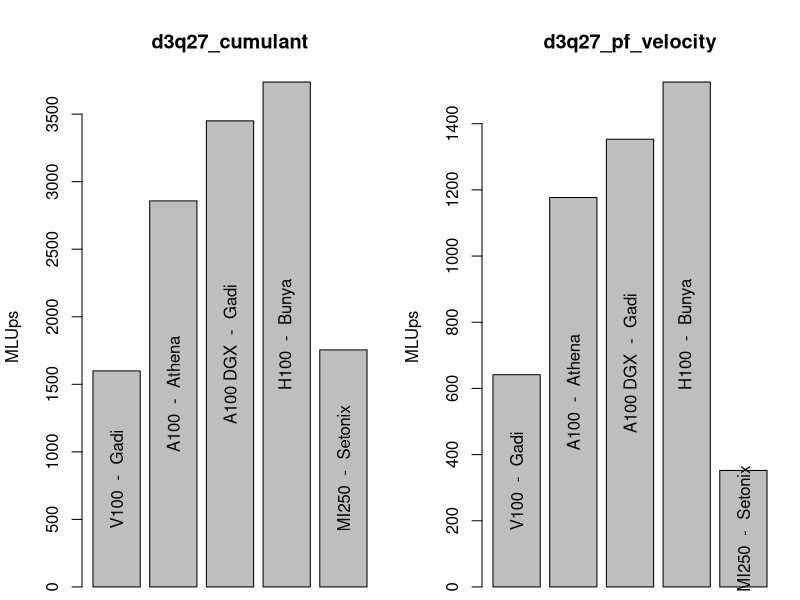

Generate this figure with R:

tab = read.csv(textConnection("
GPU, MLUPS, MLUPS_pf
V100  -  Gadi, 1599.3, 641.4
A100  -  Athena, 2857.6, 1176.9
A100 DGX  -  Gadi, 3450.2, 1353.0
H100  -  Bunya, 3737.8, 1526.0
MI250  -  Setonix, 1754.8, 352.0
"),stringsAsFactor=FALSE)

pdf("perf_cumulant.pdf",width=8, height = 5)
par(mfrow=c(1,2),mar=c(0.4,4.1,4.1,1.1))
ret = barplot(tab$MLUPS,ylab="MLUps",main="d3q27_cumulant")
text(ret,tab$MLUPS/2,labels = tab$GPU,srt=90)
ret = barplot(tab$MLUPS_pf,ylab="MLUps",main="d3q27_pf_velocity")
text(ret,tab$MLUPS_pf/2,labels = tab$GPU,srt=90)
dev.off()
